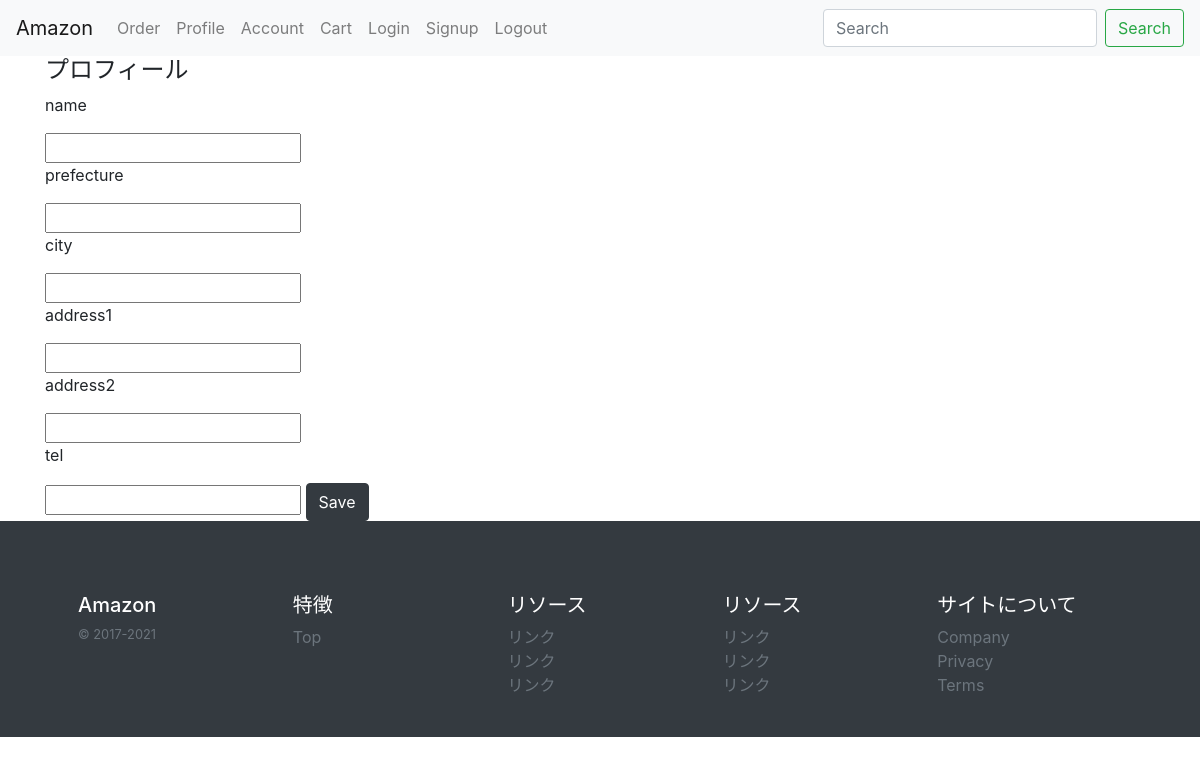
Page /profile/ (signed in) on the earlier database version.
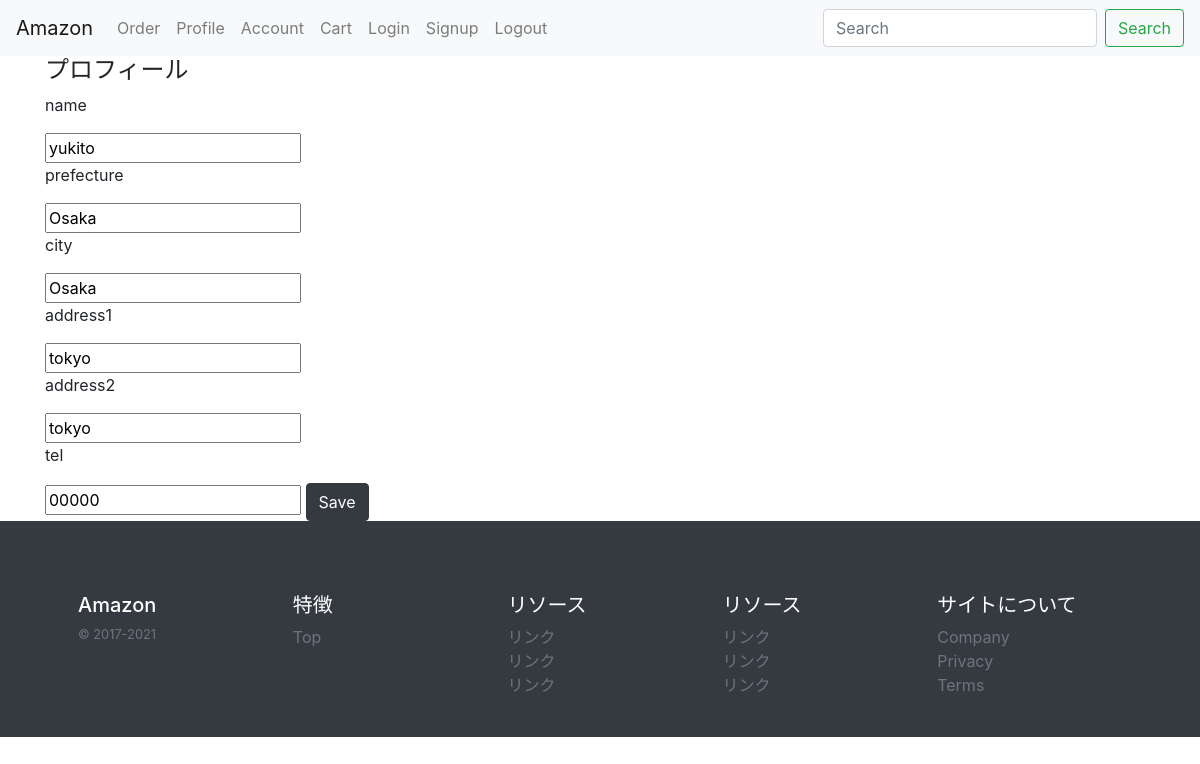
Same page on the later database version.
### base/models/account_models.py (models this page shows, shortened)
class User(AbstractBaseUser):               #追記
    id=models.CharField(default=create_id,primary_key=True,max_length=22)       #
    username=models.CharField(default='匿名',max_length=30,unique=True,blank=True)  #
    email = models.EmailField(
        verbose_name='email address',
        max_length=255,
        unique=True,
    )
    is_active = models.BooleanField(default=True)
    is_admin = models.BooleanField(default=False)
    objects = MyUserManager()
    USERNAME_FIELD = 'username'             #追記
    EMAIL_FIELD='email'
    REQUIRED_FIELDS = ['email',]

class Profile(models.Model):  #追記　モデル全て
    user=models.OneToOneField(User,primary_key=True,on_delete=models.CASCADE)
    name=models.CharField(default='',blank=True,max_length=30)
    zipcode=models.CharField(default='',blank=True,max_length=8)
    prefecture=models.CharField(default='',blank=True,max_length=50)
    city=models.CharField(default='',blank=True,max_length=50)
    address1=models.CharField(default='',blank=True,max_length=50)
    address2=models.CharField(default='',blank=True,max_length=50)
    tel=models.CharField(default='',blank=True,max_length=15)
    created_at=models.DateTimeField(auto_now_add=True)
    updated_at=models.DateTimeField(auto_now=True)

### base/views/account_views.py (the view)
# urls.py: path('profile/',views.ProfileUpdateView.as_view()),
class ProfileUpdateView(generic.UpdateView):
    model=Profile
    template_name='pages/profile.html'
    fields={'name','prefecture','city','address1','address2','tel'}
    success_url='/profile/'
    def get_object(self):
        self.kwargs['pk']=self.request.user.pk
        return super().get_object()

### templates/pages/profile.html (shortened to what this page needs)
{% extends 'base.html'%}
{%block content%}
<div class="container">
    <h4>プロフィール</h4>
    <form action="" method="POST">
        <p>name</p>
        <input type="text" name="name" value="{{user.profile.name}}">
        <p>prefecture</p>
        <input type="text" name="prefecture" value="{{user.profile.prefecture}}">
        <p>city</p>
        <input type="text" name="city" value="{{user.profile.city}}">
        <p>address1</p>
        <input type="text" name="address1" value="{{user.profile.address1}}">
        <p>address2</p>
        <input type="text" name="address2" value="{{user.profile.address2}}">
        <p>tel</p>
        <input type="text" name="tel" value="{{user.profile.tel}}">
        <button type="submit" class="btn btn-dark">Save</button>
    </form>
    </div>
{%endblock%}

### templates/base.html (shortened to what this page needs)
<!doctype html>
<html lang="ja">
  <head>
    <link rel="stylesheet" href="https://cdn.jsdelivr.net/npm/bootstrap@4.4.1/dist/css/bootstrap.min.css">
  </head>
  <body>
    <header>
      {%block header%}
      {%include 'snippets/header.html'%}
      {%endblock%}
    </header>
    <main>
      {%block content%}
      {%endblock%}
    </main>
    <footer>
      {%block footer%}
      {%include 'snippets/footer.html'%}
      {%endblock%}
    </footer>
  </body>
</html>

### templates/snippets/header.html (shortened to what this page needs)
<nav class="navbar navbar-expand-lg navbar-light bg-light">
    <a class="navbar-brand" href="/">Amazon</a>
    <div class="collapse navbar-collapse" id="navbarSupportedContent">
      <ul class="navbar-nav mr-auto">
        <li class="nav-item">
          <a class="nav-link" href="#">Order</a>
        </li>
        <li class="nav-item">
          <a class="nav-link" href="/profile/">Profile</a>
        </li>
        <li class="nav-item">
          <a class="nav-link" href="/account/">Account</a>
        </li>
        <li class="nav-item">
          <a class="nav-link" href="/cart/">Cart</a>
        </li>
        <li class="nav-item">
          <a class="nav-link" href="/login/">Login</a>
        </li>
        <li class="nav-item">
          <a class="nav-link" href="/signup/">Signup</a>
        </li>
        <li class="nav-item">
          <a class="nav-link" href="/logout/">Logout</a>
        </li>
      </ul>
      <form class="form-inline my-2 my-lg-0">
        <input class="form-control mr-sm-2" type="text" placeholder="Search" aria-label="Search">
        <button class="btn btn-outline-success my-2 my-sm-0" type="submit">Search</button>
      </form>
    </div>
  </nav>

### templates/snippets/footer.html
<div class="container w-100 bg-dark text-white py-4" style="max-width: 100%;">
    <div class="row mt-5 mx-5">
        <div class="col-12 col-md">
            <h5>Amazon</h5>
            <small class="d-block mb-3 text-muted">&copy; 2017-2021</small>
        </div>
        <div class="col-6 col-md">
            <h5>特徴</h5>
            <ul class="list-unstyled text-small ">
                <li><a class="link-secondary text-muted" href="/">Top</a></li>
            </ul>
        </div>
        <div class="col-6 col-md">
            <h5>リソース</h5>
            <ul class="list-unstyled text-small">
                <li><a class="link-secondary text-muted" href="#">リンク</a></li>
                <li><a class="link-secondary text-muted" href="#">リンク</a></li>
                <li><a class="link-secondary text-muted" href="#">リンク</a></li>
            </ul>
        </div>
        <div class="col-6 col-md">
            <h5>リソース</h5>
            <ul class="list-unstyled text-small">
                <li><a class="link-secondary text-muted" href="#">リンク</a></li>
                <li><a class="link-secondary text-muted" href="#">リンク</a></li>
                <li><a class="link-secondary text-muted" href="#">リンク</a></li>
            </ul>
        </div>
        <div class="col-6 col-md">
            <h5>サイトについて</h5>
            <ul class="list-unstyled text-small">
                <li><a class="link-secondary text-muted" href="#">Company</a></li>
                <li><a class="link-secondary text-muted" href="#">Privacy</a></li>
                <li><a class="link-secondary text-muted" href="#">Terms</a></li>
            </ul>
        </div>
    </div>
</div>

Differences in the rows shown:
now on this page (row edited): User: name "yukito", prefecture "Osaka", city "Osaka", address1 "tokyo", address2 "tokyo", tel "00000"
